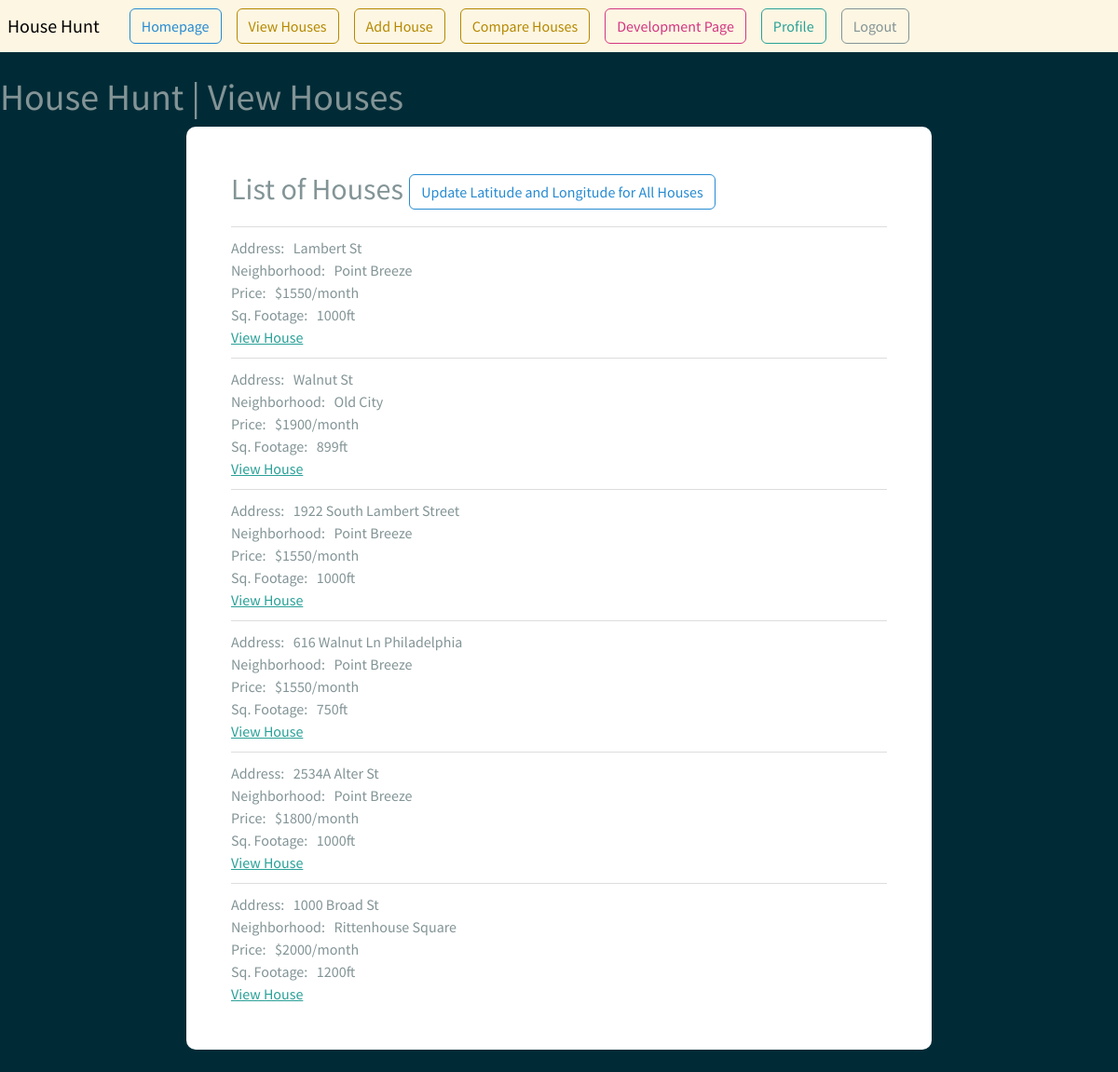
The page /view-houses (signed in) on the database its author committed.
### house_log/models.py (models this page shows, shortened)
class House(models.Model):
    user = models.ForeignKey(User, on_delete=models.CASCADE, null=True)
    date_available = models.DateField(blank=True, null=True)
    next_steps = models.CharField(max_length=1000, blank=True, null=True) # next steps/last contact/resolution
    applied_status = models.BooleanField(blank=True, null=True)
    archive = models.BooleanField(default=False)
    address = models.CharField(max_length=100)
    web_address = models.CharField(max_length=1000)
    HOUSE=1
    SPLIT_HOUSE=2
    APARTMENT=3
    HOME_CHOICES = (
        (HOUSE, 'House'),
        (SPLIT_HOUSE, 'Split House'),
        (APARTMENT, 'Apartment')
    )
    type_of_home = models.IntegerField(choices=HOME_CHOICES, blank=True, null=True)
    price = models.IntegerField()
    sq_footage = models.IntegerField(blank=True, null=True)
    beds = models.IntegerField(validators=[MinValueValidator(1), MaxValueValidator(10)], blank=True, null=True)
    bathrooms = models.FloatField(validators=[MinValueValidator(1), MaxValueValidator(8)], blank=True, null=True)
    YES = 1
    NO = 2
    MAYBE = 3
    PERMISSION_CHOICES = (
        (YES, 'yes'),
        (NO, 'no'),
        (MAYBE, 'maybe'),
    )
    dog_permission = models.IntegerField(choices=PERMISSION_CHOICES, blank=True, null=True)
    POINT_BREEZE = 1
    NEWBOLD = 2
    PASSYUNK_SQUARE = 3
    GRAD_HOSPITAL = 4
    HAWTHORNE = 5
    BELLA_VISTA = 6
    QUEEN_VILLAGE = 7
    UNIV_CITY = 8
    FITLER_SQUARE = 9
    RITTENHOUSE_SQUARE = 10
    WASHINGTON_SQUARE = 11
    SOCIETY_HILL = 12
    OLD_CITY = 13
    CHINATOWN = 14
    WEST_PASSYUNK = 15
    CENTRALSOUTH_PHILLY = 16
    FAIRMOUNT = 17
    GRAYS_FERRY = 18
    NEIGHBORHOOD_CHOICES = (
        (POINT_BREEZE, 'Point Breeze'),
        (NEWBOLD, 'Newbold'),
        (PASSYUNK_SQUARE, 'Passyunk Square'),
        (GRAD_HOSPITAL, 'Graduate Hospital'),
        (HAWTHORNE, 'Hawthorne'),
        (BELLA_VISTA, 'Bella Vista'),
        (QUEEN_VILLAGE, 'Queen Village'),
        (UNIV_CITY, 'University City'),
        (FITLER_SQUARE, 'Fitler Square'),
        (RITTENHOUSE_SQUARE, 'Rittenhouse Square'),
        (WASHINGTON_SQUARE, 'Washington Square'),
        (SOCIETY_HILL, 'Society Hill'),
        (OLD_CITY, 'Old City'),
        (CHINATOWN, 'Chinatown'),
        (WEST_PASSYUNK, 'West Passyunk'),
        (CENTRALSOUTH_PHILLY, 'CentralSouth Philly'),
        (FAIRMOUNT, 'Fairmount'),
        (GRAYS_FERRY, 'Grays Ferry'),
    )
    neighborhood = models.IntegerField(choices=NEIGHBORHOOD_CHOICES, blank=True, null=True)
    room_notes = models.CharField(max_length=1000, blank=True, null=True) # office potential/large primary bedroom/etc.
    bathroom_notes = models.CharField(max_length=1000, blank=True, null=True) # double sink/old/etc.
    kitchen_notes = models.CharField(max_length=1000, blank=True, null=True) # small or big/cabinets/stovetop/water dispensar fridge
    dog_notes = models.CharField(max_length=1000, blank=True, null=True) # park, neighborhood, house thoughts.  Windows, his stuff etc.
    parking_notes = models.CharField(max_length=1000, blank=True, null=True)
    storage_bool = models.BooleanField(blank=True, null=True)
    outdoor_bool = models.BooleanField(blank=True, null=True)
    outdoor_name = models.CharField(max_length=100, null=True, blank=True) # patio, deck, rooftop, front porch, etc.
    outdoor_notes = models.CharField(max_length=1000, blank=True, null=True) # rooftop, backyard, balcony, etc.
    distance_to_park_score = models.IntegerField(validators=[MinValueValidator(1), MaxValueValidator(10)], blank=True, null=True)
    food_score = models.IntegerField(validators=[MinValueValidator(1), MaxValueValidator(10)], blank=True, null=True)
    errand_stores_score = models.IntegerField(validators=[MinValueValidator(1), MaxValueValidator(10)], blank=True, null=True)
    shopping_score = models.IntegerField(blank=True, null=True)
    nightlife_score = models.IntegerField(validators=[MinValueValidator(1), MaxValueValidator(10)], blank=True, null=True)
    car_commute_work = models.CharField(max_length=100, blank=True, null=True)
    bus_commute_work = models.CharField(max_length=100, blank=True, null=True)
    walk_commute_work = models.CharField(max_length=100, blank=True, null=True)
    walk_dist_commute_work = models.CharField(max_length=100, blank=True, null=True)
    car_commute_gym = models.CharField(max_length=100, blank=True, null=True)
    bus_commute_gym = models.CharField(max_length=100, blank=True, null=True)
    walk_commute_gym = models.CharField(max_length=100, blank=True, null=True)
    walk_dist_commute_gym = models.CharField(max_length=100, blank=True, null=True)
    latitude = models.FloatField(blank=True, null=True)
    longitude = models.FloatField(blank=True, null=True)

### house_log/views.py (the view)
# urls.py: path('view-houses', views.View_Houses, name='view-houses'),
@login_required(login_url='mylogin')
def View_Houses(request):
    houses = House.objects.all()
    return render(request, 'profile/view-houses.html', context = {'houses': houses})

### templates/profile/view-houses.html (shortened to what this page needs)
{% load static %}
<html>
    <head>
        <link rel="stylesheet" type="text/css" href="https://bootswatch.com/5/solar/bootstrap.min.css">
        <link rel="stylesheet" type="text/css" href="{% static 'css/styles.css' %}">
    </head>
    {% include 'profile/base.html' %}
    <br>
    <h1> House Hunt | View Houses </h1>
    <div class="container bg-white shadow-md p-5 form-layout" style="width: 800px; ">
        <h2 style="display: inline-block; text-align: justify;"> List of Houses <span class="right_button"> <a class="btn btn-outline-info navbar-btn" type="button" href="{% url 'update-lat-long' %}"> Update Latitude and Longitude for All Houses </a> </span> </h2>
        <ul class="house-list">
            {% for house in houses %}
                <li class="house-item"></li>
                    <div class="house-address"> Address: &nbsp; {{house.address}} </div>
                    <div class="house-neighborhood"> Neighborhood: &nbsp; {{house.get_neighborhood_display}} </div>
                    <div class="house-price"> Price: &nbsp; ${{house.price}}/month </div>
                    <div class="house-sqft"> Sq. Footage: &nbsp; {{house.sq_footage}}ft </div>
                    <div class="house-link"> <a href="{% url 'read-house' house.id %}"> View House </a></div>
            {% endfor %}
        </ul>
    </div>
    <br>

### templates/profile/base.html (shortened to what this page needs)
<nav class="navbar navbar-expand-lg navbag-light bg-light justify-content-center">
    <a class="navbar-brand main-heading">
        &nbsp; House Hunt
    </a>
        <div class="collapse navbar-collapse text-center" id="navbarNavDropdown">
            <ul class="navbar-nav ml-auto">
                    <li class="nav-item">
                        <a class="btn btn-outline-info navbar-btn" type="button" href="{% url 'user-home' %}"> Homepage </a>
                    </li>
                    <li class="nav-item">
                        <a class="btn btn-outline-primary navbar-btn" type="button" href="{% url 'view-houses' %}"> View Houses </a>
                    </li>
                    <li class="nav-item">
                        <a class="btn btn-outline-primary navbar-btn" type="button" href="{% url 'add-house' %}"> Add House </a>
                    </li>
                    <li class="nav-item">
                        <a class="btn btn-outline-primary navbar-btn" type="button" href="{% url 'compare-houses' %}"> Compare Houses </a>
                    </li>
                    <li class="nav-item">
                        <a class="btn btn-outline-danger navbar-btn" type="button" href="{% url 'test-compare' %}"> Development Page </a>
                    </li>
                    <li class="nav-item">
                        <a class="btn btn-outline-success navbar-btn" type="button" href="{% url 'user-profile' %}"> Profile </a>
                    </li>
                    <li class="nav-item">
                        <a class="btn btn-outline-secondary navbar-btn" type="button" href="{% url 'user-logout' %}"> Logout </a>
                    </li>
            </ul>
        </div>
</nav>

### static/css/styles.css (style rules this page uses)
.form-Layout { border-radius: 10px; width: 500px; }
.right_button { display: inline-block; justify-self: right; }
.house-list { list-style: none; padding: 0; margin: 0; }
.house-item { display: flex; justify-content: space-between; align-items: center; margin-bottom: 10px; border-bottom: 1px solid #ddd; padding-bottom: 10px; }
.house-address { flex-basis: 35%; }
.house-neighborhood { flex-basis: 20%; }
.house-price { flex-basis: 15%; }
.house-sqft { flex-basis: 15%; }
.house-link { flex-basis: 15%; }

### rows shown on the page
House: address "Lambert St", neighborhood "Point Breeze", price "1550", sq_footage "1000"
House: address "Walnut St", neighborhood "Old City", price "1900", sq_footage "899"
House: address "1922 South Lambert Street", neighborhood "Point Breeze", price "1550", sq_footage "1000"
House: address "616 Walnut Ln Philadelphia", neighborhood "Point Breeze", price "1550", sq_footage "750"
House: address "2534A Alter St", neighborhood "Point Breeze", price "1800", sq_footage "1000"
House: address "1000 Broad St", neighborhood "Rittenhouse Square", price "2000", sq_footage "1200"
